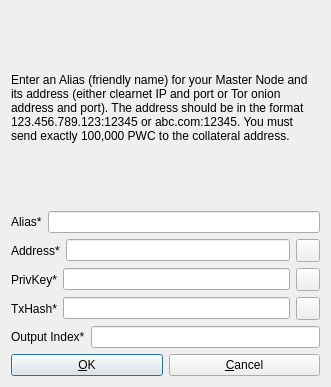
<?xml version="1.0" encoding="UTF-8"?>
<ui version="4.0">
 <class>AddEditAtomNode</class>
 <widget class="QDialog" name="AddEditAtomNode">
  <property name="geometry">
   <rect>
    <x>0</x>
    <y>0</y>
    <width>331</width>
    <height>387</height>
   </rect>
  </property>
  <property name="windowTitle">
   <string>Add/Edit passwordcoin Node</string>
  </property>
  <property name="modal">
   <bool>true</bool>
  </property>
  <layout class="QVBoxLayout" name="verticalLayout">
   <item>
    <widget class="QLabel" name="label_9">
     <property name="sizePolicy">
      <sizepolicy hsizetype="Preferred" vsizetype="Expanding">
       <horstretch>0</horstretch>
       <verstretch>0</verstretch>
      </sizepolicy>
     </property>
     <property name="text">
      <string>&lt;html&gt;&lt;head/&gt;&lt;body&gt;&lt;p&gt;Enter an Alias (friendly name) for your Master Node and its address (either clearnet IP and port or Tor onion address and port). The address should be in the format 123.456.789.123:12345 or abc.com:12345. You must send exactly 100,000 PWC to the collateral address.&lt;/p&gt;&lt;/body&gt;&lt;/html&gt;</string>
     </property>
     <property name="wordWrap">
      <bool>true</bool>
     </property>
    </widget>
   </item>
   <item>
    <layout class="QHBoxLayout" name="horizontalLayout_4">
     <property name="bottomMargin">
      <number>0</number>
     </property>
     <item>
      <widget class="QLabel" name="label_4">
       <property name="text">
        <string>Alias*</string>
       </property>
      </widget>
     </item>
     <item>
      <widget class="QLineEdit" name="aliasLineEdit"/>
     </item>
    </layout>
   </item>
   <item>
    <layout class="QHBoxLayout" name="horizontalLayout_5">
     <property name="bottomMargin">
      <number>0</number>
     </property>
     <item>
      <widget class="QLabel" name="label_6">
       <property name="text">
        <string>Address*</string>
       </property>
      </widget>
     </item>
     <item>
      <widget class="QLineEdit" name="addressLineEdit"/>
     </item>
     <item>
      <widget class="QToolButton" name="AddEditAddressPasteButton">
       <property name="toolTip">
        <string>Paste address from clipboard</string>
       </property>
       <property name="text">
        <string/>
       </property>
       <property name="icon">
        <iconset resource="../bitcoin.qrc">
         <normaloff>:/icons/editpaste</normaloff>:/icons/editpaste</iconset>
       </property>
       <property name="shortcut">
        <string>Alt+P</string>
       </property>
      </widget>
     </item>
    </layout>
   </item>
   <item>
    <layout class="QHBoxLayout" name="horizontalLayout_3">
     <property name="bottomMargin">
      <number>0</number>
     </property>
     <item>
      <widget class="QLabel" name="label_5">
       <property name="text">
        <string>PrivKey*</string>
       </property>
      </widget>
     </item>
     <item>
      <widget class="QLineEdit" name="privkeyLineEdit"/>
     </item>
     <item>
      <widget class="QToolButton" name="AddEditPrivkeyPasteButton">
       <property name="toolTip">
        <string>Paste address from clipboard</string>
       </property>
       <property name="text">
        <string/>
       </property>
       <property name="icon">
        <iconset resource="../bitcoin.qrc">
         <normaloff>:/icons/editpaste</normaloff>:/icons/editpaste</iconset>
       </property>
       <property name="shortcut">
        <string>Alt+P</string>
       </property>
      </widget>
     </item>
    </layout>
   </item>
   <item>
    <layout class="QHBoxLayout" name="horizontalLayout_2">
     <property name="bottomMargin">
      <number>0</number>
     </property>
     <item>
      <widget class="QLabel" name="label_2">
       <property name="text">
        <string>TxHash*</string>
       </property>
      </widget>
     </item>
     <item>
      <widget class="QLineEdit" name="txhashLineEdit"/>
     </item>
     <item>
      <widget class="QToolButton" name="AddEditTxhashPasteButton">
       <property name="toolTip">
        <string>Paste address from clipboard</string>
       </property>
       <property name="text">
        <string/>
       </property>
       <property name="icon">
        <iconset resource="../bitcoin.qrc">
         <normaloff>:/icons/editpaste</normaloff>:/icons/editpaste</iconset>
       </property>
       <property name="shortcut">
        <string>Alt+P</string>
       </property>
      </widget>
     </item>
    </layout>
   </item>
   <item>
    <layout class="QHBoxLayout" name="horizontalLayout_8">
     <property name="bottomMargin">
      <number>0</number>
     </property>
     <item>
      <widget class="QLabel" name="label_8">
       <property name="text">
        <string>Output Index*</string>
       </property>
      </widget>
     </item>
     <item>
      <widget class="QLineEdit" name="outputindexLineEdit"/>
     </item>
    </layout>
   </item>
   <item>
    <layout class="QHBoxLayout" name="horizontalLayout_Buttons">
     <item>
      <widget class="QPushButton" name="okButton">
       <property name="text">
        <string>&amp;OK</string>
       </property>
      </widget>
     </item>
     <item>
      <widget class="QPushButton" name="cancelButton">
       <property name="text">
        <string>&amp;Cancel</string>
       </property>
       <property name="autoDefault">
        <bool>false</bool>
       </property>
      </widget>
     </item>
    </layout>
   </item>
  </layout>
 </widget>
 <resources>
  <include location="../bitcoin.qrc"/>
 </resources>
 <connections/>
</ui>
